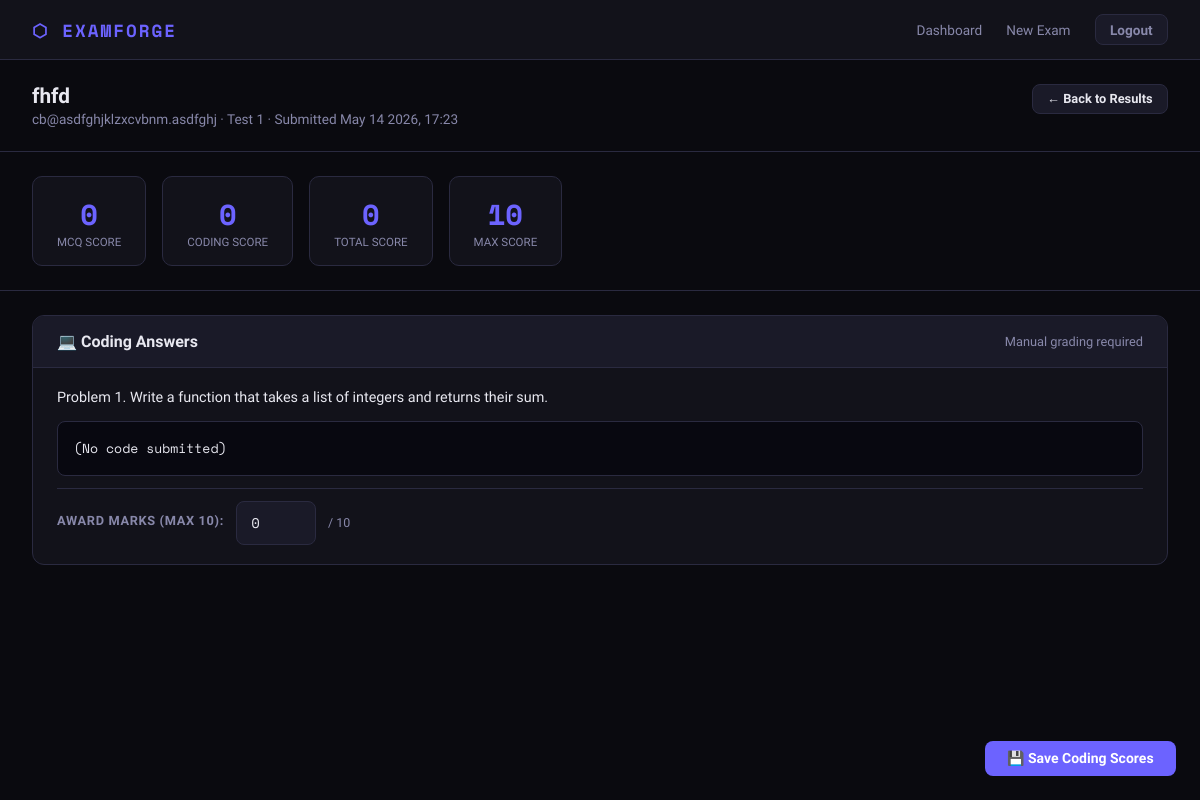
The page /attempt/11/detail (signed in) on the database its author committed.
### app.py (models this page shows)
class Attempt(db.Model):
    id = db.Column(db.Integer, primary_key=True)
    exam_id = db.Column(db.Integer, db.ForeignKey('exam.id'), nullable=False)
    candidate_name = db.Column(db.String(100), nullable=False)
    candidate_email = db.Column(db.String(150), nullable=False)
    started_at = db.Column(db.DateTime, default=now_ist)
    submitted_at = db.Column(db.DateTime)
    mcq_submitted = db.Column(db.Boolean, default=False)
    mcq_started_at = db.Column(db.DateTime)
    mcq_score = db.Column(db.Integer, default=0)
    coding_submitted = db.Column(db.Boolean, default=False)
    coding_started_at = db.Column(db.DateTime)
    coding_score = db.Column(db.Integer, default=0)
    total_score = db.Column(db.Integer, default=0)
    max_score = db.Column(db.Integer, default=0)
    answers = db.relationship('Answer', backref='attempt', lazy=True, cascade='all, delete-orphan')
    email_sent = db.Column(db.Boolean, default=False)

class Exam(db.Model):
    id = db.Column(db.Integer, primary_key=True)
    title = db.Column(db.String(200), nullable=False)
    security_key = db.Column(db.String(20), unique=True, nullable=False)
    teacher_id = db.Column(db.Integer, db.ForeignKey('teacher.id'), nullable=False)
    total_time_minutes = db.Column(db.Integer, default=60)
    mcq_enabled = db.Column(db.Boolean, default=True)
    coding_enabled = db.Column(db.Boolean, default=True)
    mcq_time_minutes = db.Column(db.Integer, default=30)
    coding_time_minutes = db.Column(db.Integer, default=30)
    is_active = db.Column(db.Boolean, default=True)
    allowed_emails = db.Column(db.Text)  # Comma-separated list of allowed emails (empty = anyone)
    created_at = db.Column(db.DateTime, default=now_ist)
    questions = db.relationship('Question', backref='exam', lazy=True, cascade='all, delete-orphan')
    attempts = db.relationship('Attempt', backref='exam', lazy=True, cascade='all, delete-orphan')

class Answer(db.Model):
    id = db.Column(db.Integer, primary_key=True)
    attempt_id = db.Column(db.Integer, db.ForeignKey('attempt.id'), nullable=False)
    question_id = db.Column(db.Integer, db.ForeignKey('question.id'), nullable=False)
    answer_text = db.Column(db.Text)
    is_correct = db.Column(db.Boolean)
    marks_awarded = db.Column(db.Integer, default=0)
    question = db.relationship('Question')

class Question(db.Model):
    id = db.Column(db.Integer, primary_key=True)
    exam_id = db.Column(db.Integer, db.ForeignKey('exam.id'), nullable=False)
    section = db.Column(db.String(10), nullable=False)  # 'mcq' or 'coding'
    order_num = db.Column(db.Integer, default=0)
    text = db.Column(db.Text, nullable=False)
    marks = db.Column(db.Integer, default=1)
    option_a = db.Column(db.String(500))
    option_b = db.Column(db.String(500))
    option_c = db.Column(db.String(500))
    option_d = db.Column(db.String(500))
    correct_option = db.Column(db.String(1))  # 'a','b','c','d'
    expected_output = db.Column(db.Text)
    language_hint = db.Column(db.String(50))
    starter_code = db.Column(db.Text)  # Starter code template
    test_cases = db.Column(db.Text)  # JSON array of test cases: [{"input": "...", "output": "..."}]

### app.py (the view)
@app.route('/attempt/<int:attempt_id>/detail')
@teacher_required
def attempt_detail(attempt_id):
    attempt = Attempt.query.get_or_404(attempt_id)
    exam = Exam.query.get(attempt.exam_id)
    if exam.teacher_id != session['teacher_id']:
        return redirect(url_for('dashboard'))
    answers = Answer.query.filter_by(attempt_id=attempt_id).all()
    return render_template('attempt_detail.html', attempt=attempt, exam=exam, answers=answers)

### app.py (called while the page is built)
def teacher_required(f):
    from functools import wraps
    @wraps(f)
    def decorated(*args, **kwargs):
        if 'teacher_id' not in session:
            return redirect(url_for('teacher_login'))
        return f(*args, **kwargs)
    return decorated

### templates/attempt_detail.html (shortened to what this page needs)
{% extends "base.html" %}
{% block content %}
<div class="detail-header">
  <div>
    <h1>{{ attempt.candidate_name }}</h1>
    <div style="color:var(--text-muted); font-size:0.85rem; margin-top:0.2rem;">
      {{ attempt.candidate_email }} · {{ exam.title }}
      {% if attempt.submitted_at %} · Submitted {{ attempt.submitted_at.strftime('%b %d %Y, %H:%M') }}{% endif %}
    </div>
  </div>
  <a href="{{ url_for('exam_results', exam_id=exam.id) }}" class="btn btn-secondary btn-sm">← Back to Results</a>
</div>
<div class="score-summary">
  <div class="score-box">
    <div class="val">{{ attempt.mcq_score }}</div>
    <div class="lbl">MCQ Score</div>
  </div>
  <div class="score-box">
    <div class="val" id="coding-score-display">{{ attempt.coding_score }}</div>
    <div class="lbl">Coding Score</div>
  </div>
  <div class="score-box">
    <div class="val" id="total-score-display">{{ attempt.total_score }}</div>
    <div class="lbl">Total Score</div>
  </div>
  <div class="score-box">
    <div class="val">{{ attempt.max_score }}</div>
    <div class="lbl">Max Score</div>
  </div>
</div>
<div class="sections">
  {% set mcq_answers = answers | selectattr('question.section', 'equalto', 'mcq') | list %}
  {% set coding_answers = answers | selectattr('question.section', 'equalto', 'coding') | list %}
  {% if coding_answers %}
  <div class="section-block">
    <div class="section-block-header">
      <h2>💻 Coding Answers</h2>
      <span style="font-size:0.8rem; color:var(--text-muted);">Manual grading required</span>
    </div>
    {% for ans in coding_answers %}
    <div class="answer-row">
      <div class="q-text-sm">Problem {{ loop.index }}. {{ ans.question.text }}</div>
      <div class="code-block">{{ ans.answer_text if ans.answer_text else '(No code submitted)' }}</div>
      <div class="mark-input-row">
        <label>Award marks (max {{ ans.question.marks }}):</label>
        <input type="number" class="mark-input coding-score-input" data-answer-id="{{ ans.id }}" data-max="{{ ans.question.marks }}"
               value="{{ ans.marks_awarded }}" min="0" max="{{ ans.question.marks }}">
        <span style="font-size:0.78rem; color:var(--text-muted);">/ {{ ans.question.marks }}</span>
      </div>
    </div>
    {% endfor %}
  </div>
  {% endif %}
</div>
{% if coding_answers %}
<button class="btn btn-primary" id="saveBtn" onclick="saveScores()">💾 Save Coding Scores</button>
{% endif %}
{% endblock %}

### templates/base.html (style rules this page uses)
:root { --bg: #0a0a0f; --surface: #12121a; --surface2: #1a1a28; --border: #2a2a40; --accent: #6c63ff; --accent2: #ff6584; --green: #00e5a0; --text: #e8e8f0; --text-muted: #8888aa; --font-mono: 'Space Mono', monospace; --font-sans: 'Sora', sans-serif; }
* { margin:0; padding:0; box-sizing:border-box; }
body { background:var(--bg); color:var(--text); font-family:var(--font-sans); min-height:100vh; }
a { color:var(--accent); text-decoration:none; }
.btn { display:inline-flex; align-items:center; gap:0.5rem; padding:0.6rem 1.4rem; border-radius:8px; font-family:var(--font-sans); font-size:0.875rem; font-weight:600; border:none; cursor:pointer; transition:all 0.2s; }
.btn-primary { background:var(--accent); color:#fff; }
.btn-secondary { background:var(--surface2); color:var(--text); border:1px solid var(--border); }
.btn-sm { padding:0.4rem 0.9rem; font-size:0.8rem; }
input, textarea, select { background:var(--surface2); border:1px solid var(--border); color:var(--text); border-radius:8px; padding:0.65rem 0.9rem; font-family:var(--font-sans); font-size:0.875rem; width:100%; transition:border-color 0.2s; }
label { font-size:0.8rem; color:var(--text-muted); font-weight:600; margin-bottom:0.3rem; display:block; text-transform:uppercase; letter-spacing:0.05em; }
h1 { font-size:1.8rem; font-weight:700; }
h2 { font-size:1.3rem; font-weight:600; }

### templates/attempt_detail.html (style rules this page uses)
.detail-header { padding:1.5rem 2rem; border-bottom:1px solid var(--border); display:flex; justify-content:space-between; align-items:flex-start; flex-wrap:wrap; gap:1rem; }
.detail-header h1 { font-size:1.3rem; }
.score-summary { display:flex; gap:1rem; padding:1.5rem 2rem; border-bottom:1px solid var(--border); flex-wrap:wrap; }
.score-box { background:var(--surface); border:1px solid var(--border); border-radius:10px; padding:1rem 1.5rem; text-align:center; }
.score-box .val { font-family:var(--font-mono); font-size:1.8rem; font-weight:700; color:var(--accent); }
.score-box .lbl { font-size:0.72rem; color:var(--text-muted); text-transform:uppercase; }
.sections { padding:1.5rem 2rem; display:grid; gap:2rem; }
.section-block { background:var(--surface); border:1px solid var(--border); border-radius:12px; overflow:hidden; }
.section-block-header { padding:1rem 1.5rem; background:var(--surface2); border-bottom:1px solid var(--border); display:flex; justify-content:space-between; align-items:center; }
.section-block-header h2 { font-size:1rem; }
.answer-row { padding:1.2rem 1.5rem; border-bottom:1px solid var(--border); }
.answer-row:last-child { border-bottom:none; }
.q-text-sm { font-size:0.9rem; line-height:1.5; margin-bottom:0.75rem; font-weight:500; }
.code-block { background:#080810; border:1px solid var(--border); border-radius:8px; padding:1rem; font-family:var(--font-mono); font-size:0.82rem; line-height:1.6; white-space:pre-wrap; overflow-x:auto; max-height:320px; overflow-y:auto; }
.mark-input-row { display:flex; align-items:center; gap:0.75rem; margin-top:0.75rem; padding-top:0.75rem; border-top:1px solid var(--border); }
.mark-input-row label { font-size:0.8rem; color:var(--text-muted); }
.mark-input { width:80px !important; font-family:var(--font-mono); }
#saveBtn { position:fixed; bottom:1.5rem; right:1.5rem; }

### rows shown on the page
Attempt: candidate_name "fhfd", candidate_email "cb@asdfghjklzxcvbnm.asdfghj", submitted_at "May 14 2026, 17:23", mcq_score "0", coding_score "0", total_score "0", max_score "10"
Exam: title "Test 1"
Answer: question.text "Write a function that takes a list of integers and returns their sum.", answer_text "(No code submitted)", question.marks "10", marks_awarded "0"
